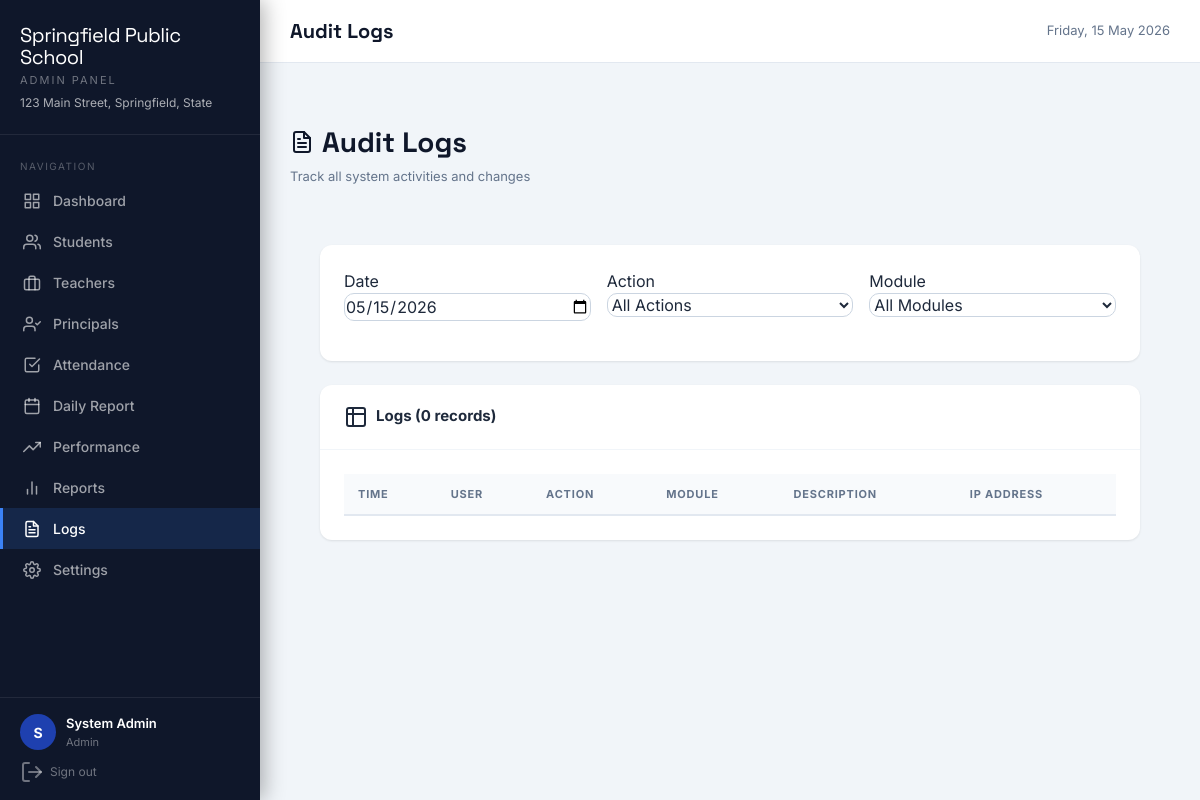
The app's page /admin/logs.php (signed in), older data.
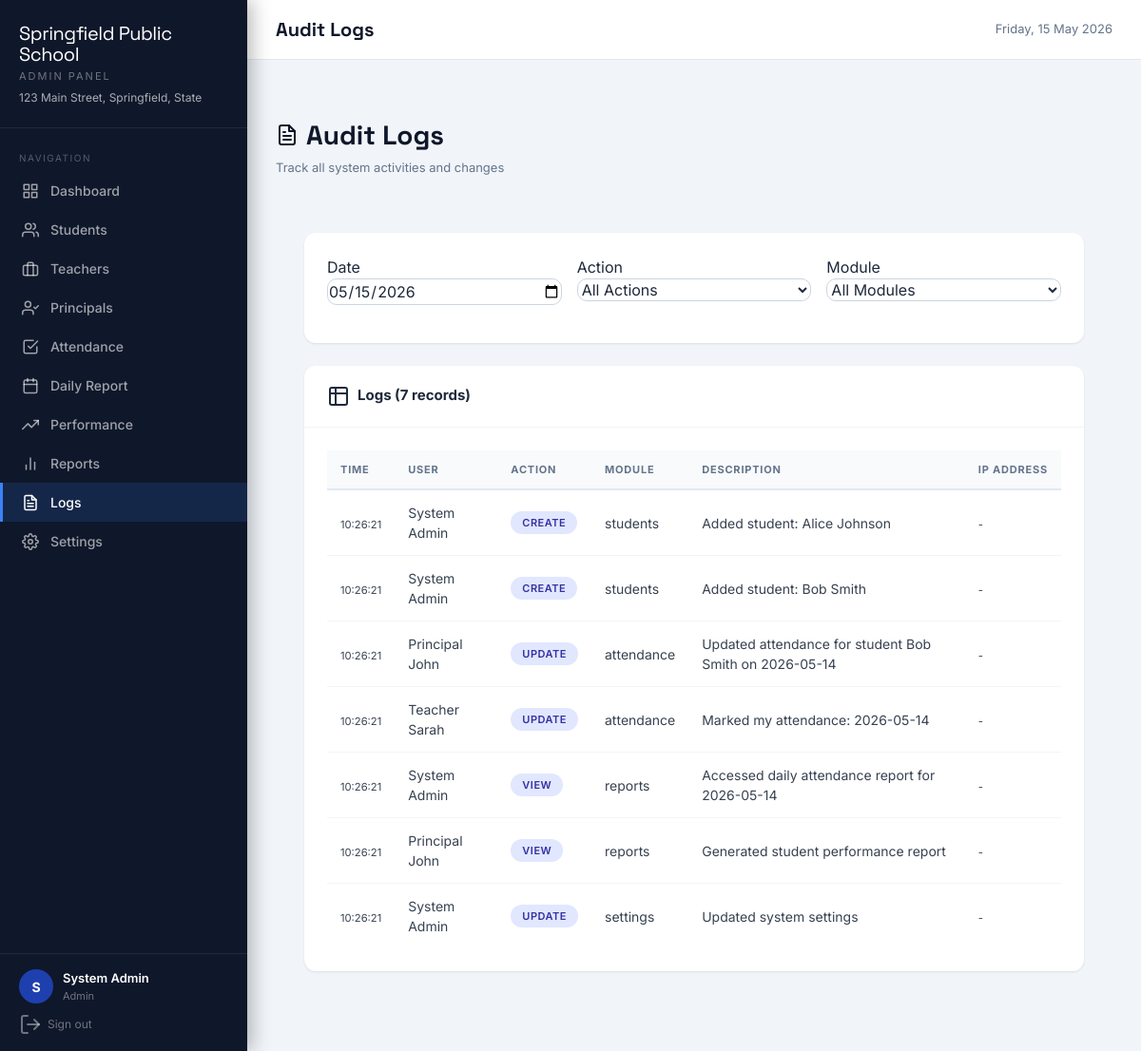
The same page, newer data.
### tables this page shows
CREATE TABLE IF NOT EXISTS settings (
    id INT AUTO_INCREMENT PRIMARY KEY,
    setting_key VARCHAR(100) UNIQUE NOT NULL,
    setting_value TEXT,
    description VARCHAR(255),
    updated_at TIMESTAMP DEFAULT CURRENT_TIMESTAMP ON UPDATE CURRENT_TIMESTAMP
);

CREATE TABLE IF NOT EXISTS audit_logs (
    id INT AUTO_INCREMENT PRIMARY KEY,
    user_id INT,
    action VARCHAR(100) NOT NULL,
    module VARCHAR(50),
    description TEXT,
    old_value TEXT,
    new_value TEXT,
    ip_address VARCHAR(50),
    created_at TIMESTAMP DEFAULT CURRENT_TIMESTAMP,
    FOREIGN KEY (user_id) REFERENCES users(id) ON DELETE SET NULL
);

CREATE TABLE IF NOT EXISTS users (
    id INT AUTO_INCREMENT PRIMARY KEY,
    name VARCHAR(100) NOT NULL,
    email VARCHAR(150) UNIQUE NOT NULL,
    password VARCHAR(255) NOT NULL,
    role ENUM('admin','principal','teacher') NOT NULL DEFAULT 'teacher',
    phone VARCHAR(20),
    subject VARCHAR(100),
    employee_id VARCHAR(50) UNIQUE,
    photo VARCHAR(255),
    is_active TINYINT(1) DEFAULT 1,
    created_at TIMESTAMP DEFAULT CURRENT_TIMESTAMP,
    updated_at TIMESTAMP DEFAULT CURRENT_TIMESTAMP ON UPDATE CURRENT_TIMESTAMP
);

### config.php (called while the page is built, shortened)
<?php
function getDB() {
    static $pdo = null;
    if ($pdo === null) {
        try {
            $dsn = "mysql:host=" . DB_HOST . ";port=" . DB_PORT . ";dbname=" . DB_NAME . ";charset=utf8mb4";
            $options = [
                PDO::ATTR_ERRMODE            => PDO::ERRMODE_EXCEPTION,
                PDO::ATTR_DEFAULT_FETCH_MODE => PDO::FETCH_ASSOC,
                PDO::ATTR_EMULATE_PREPARES   => false,
            ];
            $pdo = new PDO($dsn, DB_USER, DB_PASS, $options);
        } catch (PDOException $e) {
            die(json_encode(['error' => 'Database connection failed: ' . $e->getMessage()]));
        }
    }
    return $pdo;
}
function getSetting($key) {
    try {
        $db = getDB();
        $stmt = $db->prepare("SELECT setting_value FROM settings WHERE setting_key = ?");
        $stmt->execute([$key]);
        $row = $stmt->fetch();
        return $row ? $row['setting_value'] : null;
    } catch (Exception $e) {
        return null;
    }
}
?>

### auth.php (called while the page is built, shortened)
<?php
require_once __DIR__ . '/config.php';
function isLoggedIn() {
    return true;
}
function getCurrentUser() {
    return [
        'id'   => $_SESSION['user_id'],
        'name' => $_SESSION['user_name'],
        'email'=> $_SESSION['user_email'],
        'role' => $_SESSION['role'],
    ];
}
?>

### admin/logs.php (the view, shortened to what this page needs)
<?php
$pageTitle = 'Audit Logs';
require_once __DIR__ . '/../auth.php';
require_once __DIR__ . '/../header.php';
$db = getDB();
$filterDate = $_GET['date'] ?? date('Y-m-d');
$query = "
    SELECT al.*, u.name as user_name
    FROM audit_logs al
    LEFT JOIN users u ON u.id = al.user_id
    WHERE DATE(al.created_at) = ?
";
$params = [$filterDate];
$query .= " ORDER BY al.created_at DESC";
$stmt = $db->prepare($query);
$stmt->execute($params);
$logs = $stmt->fetchAll();
?>
<div class="page-header">
    <div class="header-content">
        <h1><i data-feather="file-text"></i> Audit Logs</h1>
        <p>Track all system activities and changes</p>
    </div>
</div>
<div class="page-content">
    <div class="card mb-6">
        <div class="card-body">
            <form method="GET" class="form">
                <div class="form-row">
                    <div class="form-group">
                        <label>Date</label>
                        <input type="date" name="date" value="<?= $filterDate ?>" onchange="this.form.submit()">
                    </div>
                    <div class="form-group">
                        <label>Action</label>
                        <select name="action" onchange="this.form.submit()">
                            <option value="">All Actions</option>
                        </select>
                    </div>
                    <div class="form-group">
                        <label>Module</label>
                        <select name="module" onchange="this.form.submit()">
                            <option value="">All Modules</option>
                        </select>
                    </div>
                </div>
            </form>
        </div>
    </div>
    <div class="card">
        <div class="card-header">
            <h3><i data-feather="table"></i> Logs (<?= count($logs) ?> records)</h3>
        </div>
        <div class="card-body">
            <div class="table-wrapper">
                <table class="table">
                    <thead>
                        <tr>
                            <th>Time</th>
                            <th>User</th>
                            <th>Action</th>
                            <th>Module</th>
                            <th>Description</th>
                            <th>IP Address</th>
                        </tr>
                    </thead>
                    <tbody>
                        <?php foreach ($logs as $log): ?>
                        <tr>
                            <td><small><?= date('H:i:s', strtotime($log['created_at'])) ?></small></td>
                            <td><?= htmlspecialchars($log['user_name'] ?? 'System') ?></td>
                            <td><span class="badge" style="background:#e0e7ff;color:#3730a3"><?= htmlspecialchars($log['action']) ?></span></td>
                            <td><?= htmlspecialchars($log['module'] ?? '-') ?></td>
                            <td><?= htmlspecialchars($log['description'] ?? '') ?></td>
                            <td><small><?= htmlspecialchars($log['ip_address'] ?? '-') ?></small></td>
                        </tr>
                        <?php endforeach; ?>
                    </tbody>
                </table>
            </div>
        </div>
    </div>
</div>
<?php require_once __DIR__ . '/../footer.php'; ?>

### header.php (shortened to what this page needs)
<?php
$user = getCurrentUser();
$role = $user['role'] ?? '';
$schoolName = getSetting('school_name') ?: APP_NAME;
$schoolAddress = getSetting('school_address');
$navItems = [];
if ($role === 'admin') {
    $navItems = [
        ['url'=>'dashboard.php','icon'=>'grid','label'=>'Dashboard'],
        ['url'=>'students.php','icon'=>'users','label'=>'Students'],
        ['url'=>'teachers.php','icon'=>'briefcase','label'=>'Teachers'],        ['url'=>'principals.php','icon'=>'user-check','label'=>'Principals'],        ['url'=>'attendance.php','icon'=>'check-square','label'=>'Attendance'],
        ['url'=>'daily-report.php','icon'=>'calendar','label'=>'Daily Report'],
        ['url'=>'performance.php','icon'=>'trending-up','label'=>'Performance'],
        ['url'=>'reports.php','icon'=>'bar-chart-2','label'=>'Reports'],
        ['url'=>'logs.php','icon'=>'file-text','label'=>'Logs'],
        ['url'=>'settings.php','icon'=>'settings','label'=>'Settings'],
    ];
} elseif ($role === 'principal') {
    $navItems = [
        ['url'=>'dashboard.php','icon'=>'grid','label'=>'Dashboard'],
        ['url'=>'reports.php','icon'=>'bar-chart-2','label'=>'Reports'],
        ['url'=>'attendance.php','icon'=>'check-square','label'=>'Attendance'],
    ];
}
$currentPage = basename($_SERVER['PHP_SELF']);
?>
<!DOCTYPE html>
<html lang="en">
<head>
    <script src="https://cdn.tailwindcss.com"></script>
</head>
<body>
<div class="sidebar" id="sidebar">
    <div class="sidebar-logo">
        <div class="logo-text">
            <h1><?= htmlspecialchars($schoolName) ?></h1>
            <div class="sidebar-role"><?= ucfirst($role) ?> Panel</div>
            <?php if ($schoolAddress): ?>
            <div class="sidebar-subtitle"><?= htmlspecialchars($schoolAddress) ?></div>
            <?php endif; ?>
        </div>
    </div>
    <nav class="nav-section">
        <div class="nav-label">Navigation</div>
        <?php foreach($navItems as $item): ?>
        <a href="<?= $item['url'] ?>" class="nav-item <?= $currentPage === $item['url'] ? 'active' : '' ?>">
            <i data-feather="<?= $item['icon'] ?>"></i>
            <?= $item['label'] ?>
        </a>
        <?php endforeach; ?>
    </nav>
    <div class="sidebar-footer">
        <div class="user-info">
            <div class="avatar"><?= strtoupper(substr($user['name'], 0, 1)) ?></div>
            <div class="user-details">
                <div class="user-name"><?= htmlspecialchars($user['name']) ?></div>
                <div class="user-role"><?= ucfirst($role) ?></div>
            </div>
        </div>
        <a href="../logout.php" class="logout-btn"><i data-feather="log-out"></i> Sign out</a>
    </div>
</div>
<div class="main-content">
    <div class="top-bar" style="margin-bottom:0">
        <div class="page-title"><?= htmlspecialchars($pageTitle ?? 'Dashboard') ?></div>
        <div style="display:flex;align-items:center;gap:12px;">
            <span style="font-size:13px;color:#64748b;"><?= date('l, d M Y') ?></span>
        </div>
    </div>
    <div class="page-wrapper" style="padding:30px;background:#f1f5f9;">

### footer.php (shortened to what this page needs)
</div>
</div>
</body>
</html>

Row changes from the older to the newer data that the page shows:
added audit_logs: created_at "10:26:21", user.name "System Admin", action "CREATE", module "students", description "Added student: Alice Johnson", ip_address "-"
added audit_logs: created_at "10:26:21", user.name "System Admin", action "CREATE", module "students", description "Added student: Bob Smith", ip_address "-"
added audit_logs: created_at "10:26:21", user.name "Principal John", action "UPDATE", module "attendance", description "Updated attendance for student Bob Smith on 2026-05-14", ip_address "-"
added audit_logs: created_at "10:26:21", user.name "Teacher Sarah", action "UPDATE", module "attendance", description "Marked my attendance: 2026-05-14", ip_address "-"
added audit_logs: created_at "10:26:21", user.name "System Admin", action "VIEW", module "reports", description "Accessed daily attendance report for 2026-05-14", ip_address "-"
added audit_logs: created_at "10:26:21", user.name "Principal John", action "VIEW", module "reports", description "Generated student performance report", ip_address "-"
added audit_logs: created_at "10:26:21", user.name "System Admin", action "UPDATE", module "settings", description "Updated system settings", ip_address "-"
Text that changed along with them:
count($logs): "0" → "7"
